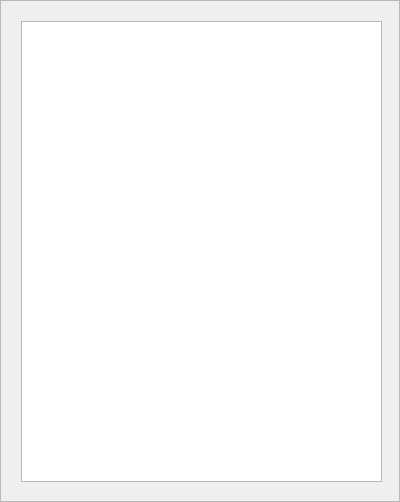
<?xml version="1.0" encoding="UTF-8"?>
<ui version="4.0">
 <class>List</class>
 <widget class="QScrollArea" name="List">
  <property name="geometry">
   <rect>
    <x>0</x>
    <y>0</y>
    <width>400</width>
    <height>502</height>
   </rect>
  </property>
  <property name="windowTitle">
   <string>ScrollArea</string>
  </property>
  <property name="widgetResizable">
   <bool>true</bool>
  </property>
  <widget class="QWidget" name="scrollAreaWidgetContents">
   <property name="geometry">
    <rect>
     <x>0</x>
     <y>0</y>
     <width>398</width>
     <height>500</height>
    </rect>
   </property>
   <widget class="QTableView" name="tableView">
    <property name="geometry">
     <rect>
      <x>20</x>
      <y>20</y>
      <width>361</width>
      <height>461</height>
     </rect>
    </property>
   </widget>
  </widget>
 </widget>
 <resources/>
 <connections/>
</ui>
